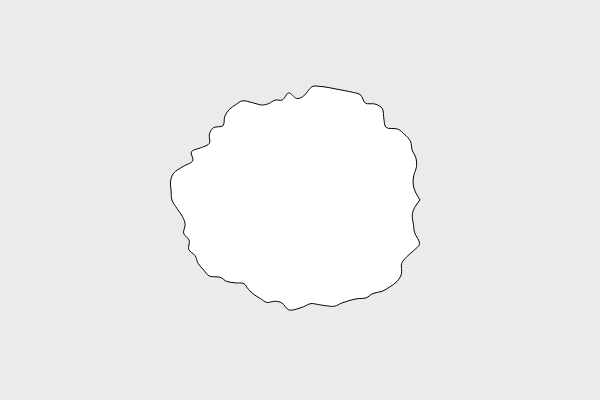
Frame 1 (no input)
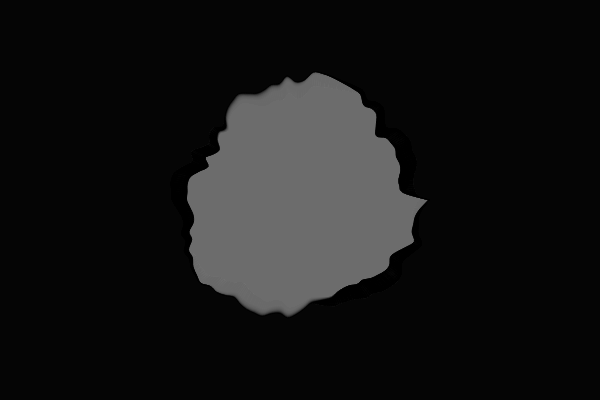
Frame 60 (no input)
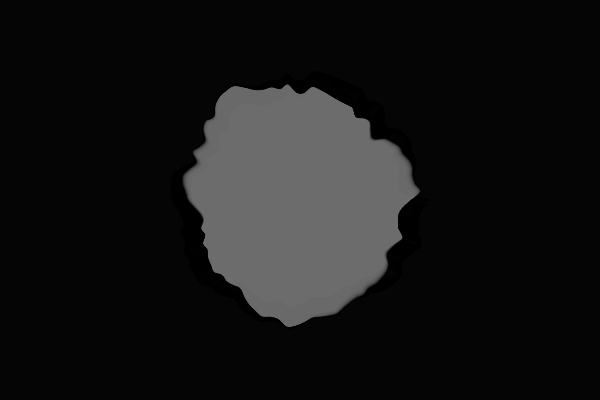
Frame 120 (the mouse pressed at the canvas centre since frame 60)

The p5.js sketch that drew these frames (run headless with seeded random() and noise() and a simulated clock; from frame 60 on, the mouse is pressed at the canvas centre):

// p5.js sketch
// ── sketch.js
let startA = 0;

function setup() {
  createCanvas(600, 400);
  angleMode(DEGREES);
}

function draw() {
  background(0, 20);
  translate(width / 2, height / 2);
  stroke(0);

  let w = 100;
  let h = 100;
  let angle = startA;
  beginShape();
  for (let a = 0; a < 360; a += 4) {
    let offset = sin(angle) * 10 + 30 * noise(a * 0.1);
    let x = (w + offset) * cos(a);
    let y = (h + offset) * sin(a);
    curveVertex(x, y);
    angle += 10;
  }

  endShape(CLOSE);
  fill(200, 20);

  startA += 2;
}
